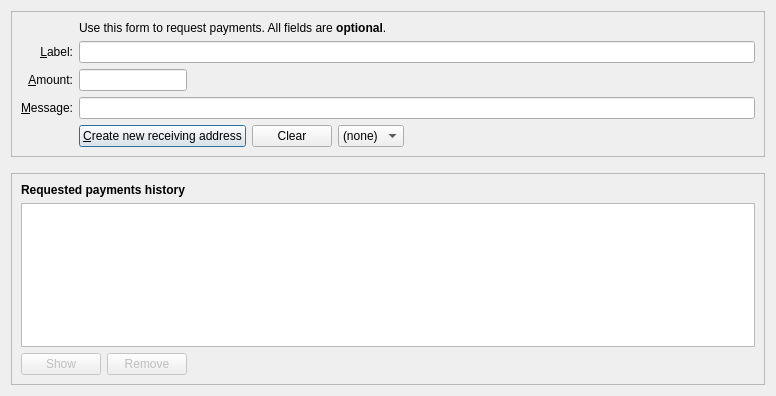
<?xml version="1.0" encoding="UTF-8"?>
<ui version="4.0">
 <class>ReceiveCoinsDialog</class>
 <widget class="QDialog" name="ReceiveCoinsDialog">
  <property name="geometry">
   <rect>
    <x>0</x>
    <y>0</y>
    <width>776</width>
    <height>396</height>
   </rect>
  </property>
  <layout class="QVBoxLayout" name="verticalLayout" stretch="0,0,1">
   <item>
    <widget class="QFrame" name="frame2">
     <property name="sizePolicy">
      <sizepolicy hsizetype="Preferred" vsizetype="Expanding">
       <horstretch>0</horstretch>
       <verstretch>0</verstretch>
      </sizepolicy>
     </property>
     <property name="frameShape">
      <enum>QFrame::StyledPanel</enum>
     </property>
     <property name="frameShadow">
      <enum>QFrame::Sunken</enum>
     </property>
     <layout class="QVBoxLayout" name="verticalLayout_3">
      <item>
       <layout class="QGridLayout" name="gridLayout">
        <item row="5" column="0">
         <widget class="QLabel" name="label">
          <property name="toolTip">
           <string>An optional amount to request. Leave this empty or zero to not request a specific amount.</string>
          </property>
          <property name="text">
           <string>&amp;Amount:</string>
          </property>
          <property name="alignment">
           <set>Qt::AlignRight|Qt::AlignTrailing|Qt::AlignVCenter</set>
          </property>
          <property name="buddy">
           <cstring>reqAmount</cstring>
          </property>
         </widget>
        </item>
        <item row="6" column="0">
         <widget class="QLabel" name="label_3">
          <property name="toolTip">
           <string>An optional message to attach to the payment request, which will be displayed when the request is opened. Note: The message will not be sent with the payment over the Bitcoin network.</string>
          </property>
          <property name="text">
           <string>&amp;Message:</string>
          </property>
          <property name="alignment">
           <set>Qt::AlignRight|Qt::AlignTrailing|Qt::AlignVCenter</set>
          </property>
          <property name="buddy">
           <cstring>reqMessage</cstring>
          </property>
         </widget>
        </item>
        <item row="4" column="2">
         <widget class="QLineEdit" name="reqLabel">
          <property name="toolTip">
           <string>An optional label to associate with the new receiving address (used by you to identify an invoice).  It is also attached to the payment request.</string>
          </property>
         </widget>
        </item>
        <item row="2" column="2">
         <widget class="QLabel" name="label_5">
          <property name="text">
           <string>Use this form to request payments. All fields are &lt;b&gt;optional&lt;/b&gt;.</string>
          </property>
         </widget>
        </item>
        <item row="4" column="0">
         <widget class="QLabel" name="label_2">
          <property name="toolTip">
           <string>An optional label to associate with the new receiving address.</string>
          </property>
          <property name="text">
           <string>&amp;Label:</string>
          </property>
          <property name="alignment">
           <set>Qt::AlignRight|Qt::AlignTrailing|Qt::AlignVCenter</set>
          </property>
          <property name="buddy">
           <cstring>reqLabel</cstring>
          </property>
         </widget>
        </item>
        <item row="6" column="2">
         <widget class="QLineEdit" name="reqMessage">
          <property name="toolTip">
           <string>An optional message that is attached to the payment request and may be displayed to the sender.</string>
          </property>
         </widget>
        </item>
        <item row="7" column="2">
         <layout class="QHBoxLayout" name="horizontalLayout">
          <item>
           <widget class="QPushButton" name="receiveButton">
            <property name="minimumSize">
             <size>
              <width>150</width>
              <height>0</height>
             </size>
            </property>
            <property name="text">
             <string>&amp;Create new receiving address</string>
            </property>
            <property name="icon">
             <iconset resource="../uptickcoin.qrc">
              <normaloff>:/icons/receiving_addresses</normaloff>:/icons/receiving_addresses</iconset>
            </property>
           </widget>
          </item>
          <item>
           <widget class="QPushButton" name="clearButton">
            <property name="sizePolicy">
             <sizepolicy hsizetype="Minimum" vsizetype="Fixed">
              <horstretch>0</horstretch>
              <verstretch>0</verstretch>
             </sizepolicy>
            </property>
            <property name="toolTip">
             <string>Clear all fields of the form.</string>
            </property>
            <property name="text">
             <string>Clear</string>
            </property>
            <property name="icon">
             <iconset resource="../uptickcoin.qrc">
              <normaloff>:/icons/remove</normaloff>:/icons/remove</iconset>
            </property>
            <property name="autoDefault">
             <bool>false</bool>
            </property>
           </widget>
          </item>
          <item>
           <widget class="QComboBox" name="addressTypeSelector">
            <property name="sizeAdjustPolicy">
             <enum>QComboBox::AdjustToContents</enum>
            </property>
            <item>
             <property name="text">
              <string>(none)</string>
             </property>
            </item>
           </widget>
          </item>
          <item>
           <spacer name="horizontalSpacer">
            <property name="orientation">
             <enum>Qt::Horizontal</enum>
            </property>
            <property name="sizeHint" stdset="0">
             <size>
              <width>40</width>
              <height>20</height>
             </size>
            </property>
           </spacer>
          </item>
         </layout>
        </item>
        <item row="7" column="0">
         <widget class="QLabel" name="label_7">
          <property name="text">
           <string/>
          </property>
         </widget>
        </item>
        <item row="5" column="2">
         <layout class="QHBoxLayout" name="horizontalLayout_6">
          <item>
           <widget class="BitcoinAmountField" name="reqAmount">
            <property name="sizePolicy">
             <sizepolicy hsizetype="Fixed" vsizetype="Fixed">
              <horstretch>0</horstretch>
              <verstretch>0</verstretch>
             </sizepolicy>
            </property>
            <property name="minimumSize">
             <size>
              <width>80</width>
              <height>0</height>
             </size>
            </property>
            <property name="maximumSize">
             <size>
              <width>1000</width>
              <height>100</height>
             </size>
            </property>
            <property name="toolTip">
             <string>An optional amount to request. Leave this empty or zero to not request a specific amount.</string>
            </property>
           </widget>
          </item>
          <item>
           <spacer name="horizontalSpacer_3">
            <property name="orientation">
             <enum>Qt::Horizontal</enum>
            </property>
            <property name="sizeHint" stdset="0">
             <size>
              <width>0</width>
              <height>0</height>
             </size>
            </property>
           </spacer>
          </item>
         </layout>
        </item>
       </layout>
      </item>
     </layout>
    </widget>
   </item>
   <item>
    <spacer name="verticalSpacer_2">
     <property name="orientation">
      <enum>Qt::Vertical</enum>
     </property>
     <property name="sizeHint" stdset="0">
      <size>
       <width>20</width>
       <height>10</height>
      </size>
     </property>
    </spacer>
   </item>
   <item>
    <widget class="QFrame" name="frame">
     <property name="sizePolicy">
      <sizepolicy hsizetype="Preferred" vsizetype="Expanding">
       <horstretch>0</horstretch>
       <verstretch>0</verstretch>
      </sizepolicy>
     </property>
     <property name="frameShape">
      <enum>QFrame::StyledPanel</enum>
     </property>
     <property name="frameShadow">
      <enum>QFrame::Raised</enum>
     </property>
     <layout class="QVBoxLayout" name="verticalLayout_2">
      <item>
       <widget class="QLabel" name="label_6">
        <property name="font">
         <font>
          <weight>75</weight>
          <bold>true</bold>
         </font>
        </property>
        <property name="text">
         <string>Requested payments history</string>
        </property>
       </widget>
      </item>
      <item>
       <widget class="QTableView" name="recentRequestsView">
        <property name="contextMenuPolicy">
         <enum>Qt::CustomContextMenu</enum>
        </property>
        <property name="tabKeyNavigation">
         <bool>false</bool>
        </property>
        <property name="sortingEnabled">
         <bool>true</bool>
        </property>
       </widget>
      </item>
      <item>
       <layout class="QHBoxLayout" name="horizontalLayout_2">
        <item>
         <widget class="QPushButton" name="showRequestButton">
          <property name="enabled">
           <bool>false</bool>
          </property>
          <property name="toolTip">
           <string>Show the selected request (does the same as double clicking an entry)</string>
          </property>
          <property name="text">
           <string>Show</string>
          </property>
          <property name="icon">
           <iconset resource="../uptickcoin.qrc">
            <normaloff>:/icons/edit</normaloff>:/icons/edit</iconset>
          </property>
          <property name="autoDefault">
           <bool>false</bool>
          </property>
         </widget>
        </item>
        <item>
         <widget class="QPushButton" name="removeRequestButton">
          <property name="enabled">
           <bool>false</bool>
          </property>
          <property name="toolTip">
           <string>Remove the selected entries from the list</string>
          </property>
          <property name="text">
           <string>Remove</string>
          </property>
          <property name="icon">
           <iconset resource="../uptickcoin.qrc">
            <normaloff>:/icons/remove</normaloff>:/icons/remove</iconset>
          </property>
          <property name="autoDefault">
           <bool>false</bool>
          </property>
         </widget>
        </item>
        <item>
         <spacer name="horizontalSpacer_2">
          <property name="orientation">
           <enum>Qt::Horizontal</enum>
          </property>
          <property name="sizeHint" stdset="0">
           <size>
            <width>40</width>
            <height>20</height>
           </size>
          </property>
         </spacer>
        </item>
       </layout>
      </item>
     </layout>
    </widget>
   </item>
  </layout>
 </widget>
 <customwidgets>
  <customwidget>
   <class>BitcoinAmountField</class>
   <extends>QLineEdit</extends>
   <header>qt/uptickcoinamountfield.h</header>
   <container>1</container>
  </customwidget>
 </customwidgets>
 <tabstops>
  <tabstop>reqLabel</tabstop>
  <tabstop>reqAmount</tabstop>
  <tabstop>reqMessage</tabstop>
  <tabstop>receiveButton</tabstop>
  <tabstop>clearButton</tabstop>
  <tabstop>addressTypeSelector</tabstop>
  <tabstop>recentRequestsView</tabstop>
  <tabstop>showRequestButton</tabstop>
  <tabstop>removeRequestButton</tabstop>
 </tabstops>
 <resources>
  <include location="../uptickcoin.qrc"/>
 </resources>
 <connections/>
</ui>
